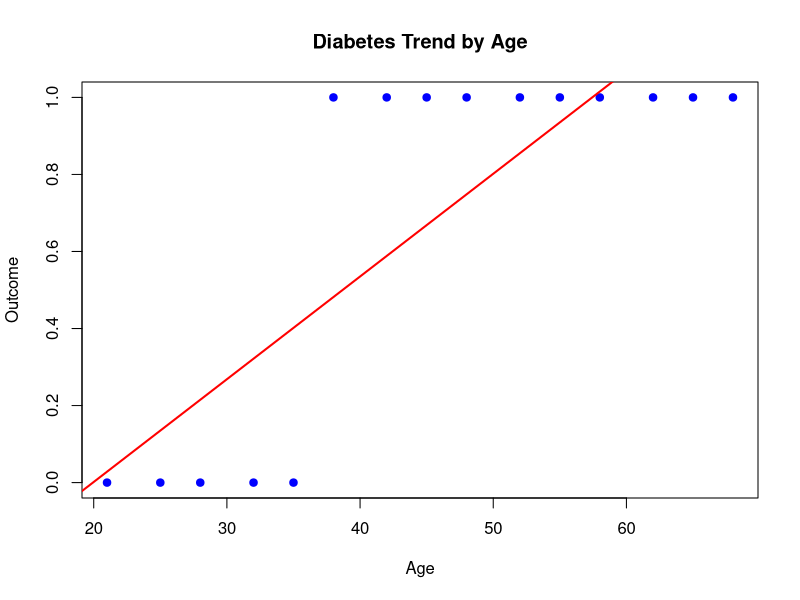

Write R code to recreate this figure.
diabetes <- data.frame(
  Age = c(21,25,28,32,35,38,42,45,48,52,55,58,62,65,68),
  Glucose = c(85,90,95,100,110,120,125,130,135,140,145,150,155,160,170),
  BloodPressure = c(65,68,70,72,75,78,80,82,84,86,88,90,92,94,96),
  BMI = c(22,23,24,25,26,27,28,29,30,31,32,33,34,35,36),
  Outcome = c(0,0,0,0,0,1,1,1,1,1,1,1,1,1,1)
)

print(diabetes)

linear_model <- lm(Outcome ~ Age, data = diabetes)

summary(linear_model)

plot(diabetes$Age,
     diabetes$Outcome,
     main = "Diabetes Trend by Age",
     xlab = "Age",
     ylab = "Outcome",
     pch = 19,
     col = "blue")

abline(linear_model,
       col = "red",
       lwd = 2)

multiple_model <- lm(Outcome ~ Age + Glucose + BloodPressure + BMI,
                     data = diabetes)

summary(multiple_model)
